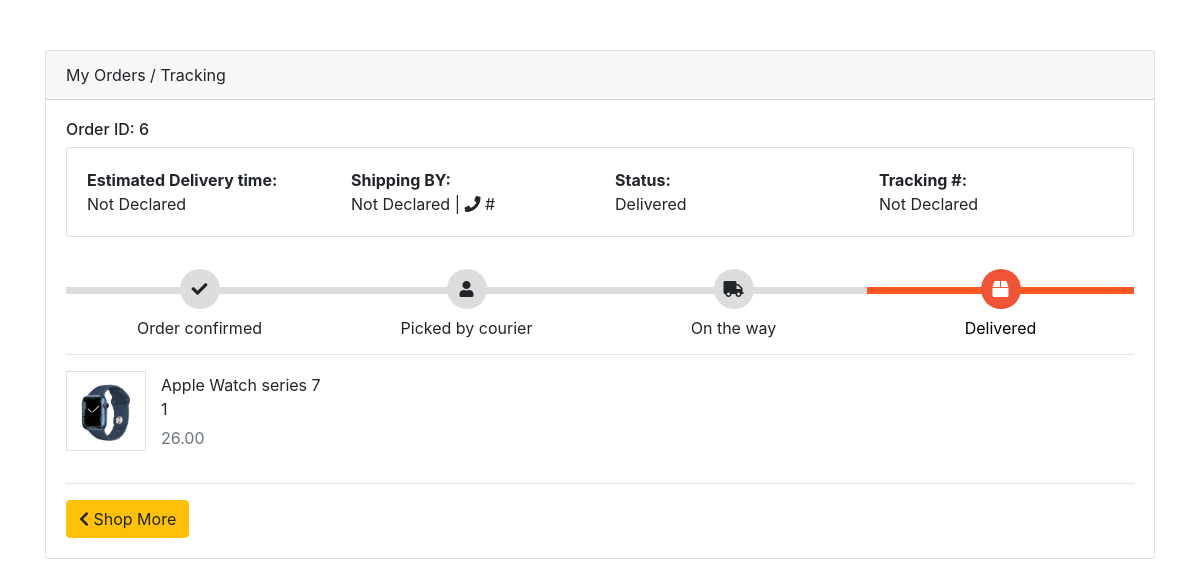
The page /my_order/ (signed in) on the database its author committed.
### customer/models.py (models this page shows)
class OrderPlaced(models.Model):
    user=models.ForeignKey(User,on_delete=CASCADE)
    product=models.ForeignKey(Product,on_delete=CASCADE)
    quantity=models.PositiveIntegerField(default=1)
    ordered_date=models.DateTimeField(auto_now=True)
    status=models.CharField(max_length=50,choices=status_choice,default='Pending')
    def __str__(self):
            return str(self.id)

### apple/models.py (models this page shows, shortened)
class Product(models.Model):
    name=models.CharField(max_length=1000,unique=True)
    desc=models.TextField(max_length=10000)
    price=models.DecimalField(max_digits=9,decimal_places=2)
    discount=models.IntegerField()
    image=models.FileField(default='default.jpg')
    catid=models.ForeignKey(Category,on_delete=CASCADE)
    stock=models.IntegerField()
    def __str__(self):
        return self.name

### customer/views.py (the view)
@login_required
def myoders(request):
    orders=OrderPlaced.objects.filter(user=request.user)
    if orders:
        my_order=[]
        for i in OrderPlaced.objects.all():
            if i.user==request.user:
                my_order.append(i)
        print(my_order)
        return render(request,'apple/orders.html',{'my_order':my_order})
    else:
        return render(request,'apple/emptyoders.html')

### apple/templates/apple/orders.html (shortened to what this page needs)
<!DOCTYPE html>
<html lang="en">
<head>
    <link rel="stylesheet" href="https://stackpath.bootstrapcdn.com/bootstrap/4.3.1/css/bootstrap.min.css">
    <link rel="stylesheet" href="https://stackpath.bootstrapcdn.com/bootstrap/4.3.1/js/bootstrap.bundle.min.js">
    <link rel="stylesheet" href="https://use.fontawesome.com/releases/v5.7.2/css/all.css">
    <link rel="stylesheet" href="https://cdnjs.cloudflare.com/ajax/libs/jquery/3.2.1/jquery.min.js">
</head>
<body>
    <div class="container">
        <article class="card">
            <header class="card-header"> My Orders / Tracking </header>
            <div class="card-body">
                {% for i in my_order %}
                <h6>Order ID: {{i.id}}</h6>
                <article class="card">
                    <div class="card-body row">
                        <div class="col"> <strong>Estimated Delivery time:</strong> <br>Not Declared </div>
                        <div class="col"> <strong>Shipping BY:</strong> <br> Not Declared | <i class="fa fa-phone"></i> # </div>
                        <div class="col"> <strong>Status:</strong> <br> {{i.status}} </div>
                        <div class="col"> <strong>Tracking #:</strong> <br> Not Declared </div>
                    </div>
                </article>
                {% if i.status == 'Cancel' %}
                <div class="track1"><div class="step active"> <span class="icon"> <i class="fa-solid fa-ban"></i> </span> <span class="text">Order cancel</span> </div>{% else %}
                <div class="track">
                <div class="step {% if i.status == 'Accepted' %}active{% endif %}"> <span class="icon"> <i class="fa fa-check"></i> </span> <span class="text">Order confirmed</span> </div>
                    <div class="step {% if i.status == 'Packed' %}active{% endif %}"> <span class="icon"> <i class="fa fa-user"></i> </span> <span class="text"> Picked by courier</span> </div>
                    <div class="step {% if i.status == 'On The Way' %}active{% endif %}"> <span class="icon"> <i class="fa fa-truck"></i> </span> <span class="text"> On the way </span> </div>
                    <div class="step {% if i.status == 'Delivered' %}active{% endif %}"> <span class="icon"> <i class="fa fa-box"></i> </span> <span class="text">Delivered</span> </div>
                </div>
                {% endif %}
                <hr>
                <ul class="row">
                    <li class="col-md-4">
                        <figure class="itemside mb-3">
                            <div class="aside"><img src="{{i.product.image.url}}" class="img-sm border"></div>
                            <figcaption class="info align-self-center">
                                <p class="title">{{i.product}}<br> {{i.quantity}}</p> <span class="text-muted">{{i.product.price}}</span>
                            </figcaption>
                        </figure>
                    </li>
                </ul>
                {% endfor %}
                <hr> <a href="{% url 'categorypage' %}" class="btn btn-warning" data-abc="true"> <i class="fa fa-chevron-left"></i> Shop More</a>
            </div>
        </article>
    </div>
</body>
</html>

### apple/templates/apple/orders.html (style rules this page uses)
body { background-color: #eeeeee; font-family: 'Open Sans', serif }
.container { margin-top: 50px; margin-bottom: 50px }
.card { position: relative; display: -webkit-box; display: -ms-flexbox; display: flex; -webkit-box-orient: vertical; -webkit-box-direction: normal; -ms-flex-direction: column; flex-direction: column; min-width: 0; word-wrap: break-word; background-color: #fff; background-clip: border-box; border: 1px solid rgba(0, 0, 0, 0.1); border-radius: 0.10rem }
.card-header:first-child { border-radius: calc(0.37rem - 1px) calc(0.37rem - 1px) 0 0 }
.card-header { padding: 0.75rem 1.25rem; margin-bottom: 0; background-color: #fff; border-bottom: 1px solid rgba(0, 0, 0, 0.1) }
.track { position: relative; background-color: #ddd; height: 7px; display: -webkit-box; display: -ms-flexbox; display: flex; margin-bottom: 60px; margin-top: 50px }
.track .step { -webkit-box-flex: 1; -ms-flex-positive: 1; flex-grow: 1; width: 25%; margin-top: -18px; text-align: center; position: relative }
.track .step.active:before { background: #FF5722 }
.track .step::before { height: 7px; position: absolute; content: ""; width: 100%; left: 0; top: 18px }
.track .step.active .icon { background: #ee5435; color: #fff }
.track .icon { display: inline-block; width: 40px; height: 40px; line-height: 40px; position: relative; border-radius: 100%; background: #ddd }
.track .step.active .text { font-weight: 400; color: #000 }
.track .text { display: block; margin-top: 7px }
.itemside { position: relative; display: -webkit-box; display: -ms-flexbox; display: flex; width: 100% }
.itemside .aside { position: relative; -ms-flex-negative: 0; flex-shrink: 0 }
.img-sm { width: 80px; height: 80px; padding: 7px }
ul.row, ul.row-sm { list-style: none; padding: 0 }
.itemside .info { padding-left: 15px; padding-right: 7px }
.itemside .title { display: block; margin-bottom: 5px; color: #212529 }
p { margin-top: 0; margin-bottom: 1rem }
.btn-warning { color: #ffffff; background-color: #ee5435; border-color: #ee5435; border-radius: 1px }

### rows shown on the page
OrderPlaced: id "6", status "Delivered", shows "Order confirmed", product.image (picture), product "Apple Watch series 7", quantity "1", product.price "26.00"
